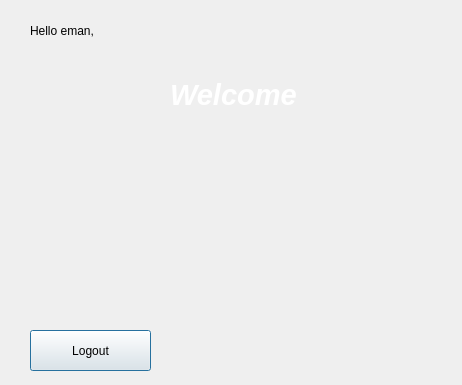
<?xml version="1.0" encoding="UTF-8"?>
<ui version="4.0">
 <class>WelcomeWindow</class>
 <widget class="QDialog" name="WelcomeWindow">
  <property name="geometry">
   <rect>
    <x>0</x>
    <y>0</y>
    <width>462</width>
    <height>385</height>
   </rect>
  </property>
  <property name="windowTitle">
   <string>Welcome</string>
  </property>
  <widget class="QLabel" name="labelWelcomePic">
   <property name="geometry">
    <rect>
     <x>30</x>
     <y>50</y>
     <width>441</width>
     <height>271</height>
    </rect>
   </property>
   <property name="text">
    <string/>
   </property>
  </widget>
  <widget class="QLabel" name="labelWelcome">
   <property name="geometry">
    <rect>
     <x>170</x>
     <y>70</y>
     <width>151</width>
     <height>51</height>
    </rect>
   </property>
   <property name="text">
    <string>&lt;html&gt;&lt;head/&gt;&lt;body&gt;&lt;p&gt;&lt;span style=&quot; font-size:22pt; font-weight:600; font-style:italic; color:#ffffff;&quot;&gt;Welcome&lt;/span&gt;&lt;/p&gt;&lt;/body&gt;&lt;/html&gt;</string>
   </property>
  </widget>
  <widget class="QLabel" name="labelUsername">
   <property name="geometry">
    <rect>
     <x>30</x>
     <y>20</y>
     <width>161</width>
     <height>21</height>
    </rect>
   </property>
   <property name="text">
    <string>Hello eman,</string>
   </property>
  </widget>
  <widget class="QPushButton" name="pushButton">
   <property name="geometry">
    <rect>
     <x>30</x>
     <y>330</y>
     <width>121</width>
     <height>41</height>
    </rect>
   </property>
   <property name="text">
    <string>Logout</string>
   </property>
  </widget>
 </widget>
 <resources/>
 <connections/>
</ui>
